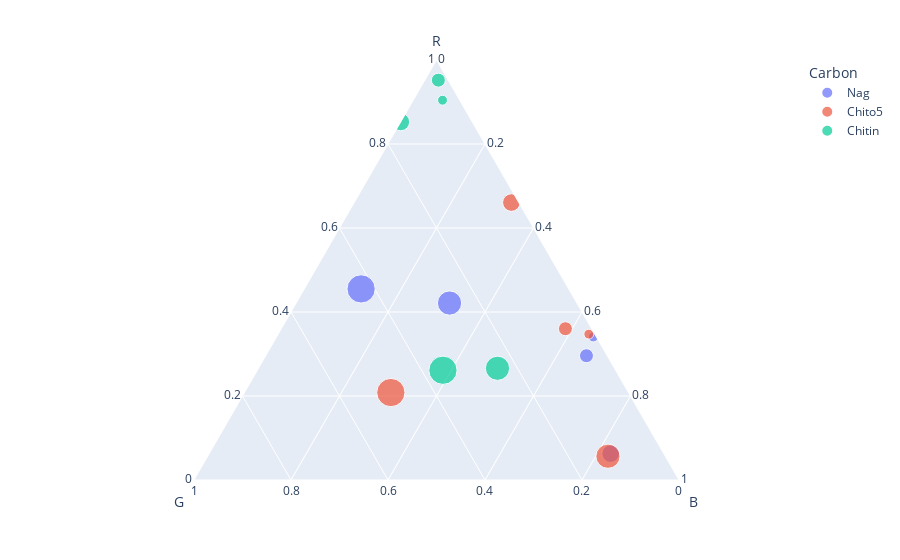

The notebook cell this image was saved under:
### Code cell
fig = px.scatter_ternary(pop_den_df[pop_den_df["Rep"] == "rep2"], a='R', b='G', c='B',
    size="Time", color="Carbon")
fig.write_image("results/rep2.pdf")
fig.show()

### Figure 1 — Plotly figure (JSON) as saved in the notebook; plotly's stock layout.template omitted (floating-point values rounded to 4 significant figures)
{"data": [{"a": [0.5251, 0.3405, 0.2959, 0.06275, 0.4213, 0.455], "b": [0.03179, 0.006569, 0.04282, 0.1095, 0.2625, 0.4279], "c": [0.4431, 0.6529, 0.6612, 0.8277, 0.3162, 0.1171], "hovertemplate": "Carbon=Nag<br>R=%{a}<br>G=%{b}<br>B=%{c}<br>Time=%{marker.size}<extra></extra>", "legendgroup": "Nag", "marker": {"color": "#636efa", "size": [0, 11, 22, 35, 66, 90], "sizemode": "area", "sizeref": 0.225, "symbol": "circle"}, "mode": "markers", "name": "Nag", "showlegend": true, "subplot": "ternary", "type": "scatterternary"}, {"a": [0.02075, 0.3473, 0.3602, 0.6606, 0.0566, 0.2082], "b": [0.01245, 0.0123, 0.05403, 0.01528, 0.1181, 0.49], "c": [0.9668, 0.6404, 0.5857, 0.3241, 0.8253, 0.3018], "hovertemplate": "Carbon=Chito5<br>R=%{a}<br>G=%{b}<br>B=%{c}<br>Time=%{marker.size}<extra></extra>", "legendgroup": "Chito5", "marker": {"color": "#EF553B", "size": [0, 11, 22, 35, 66, 90], "sizemode": "area", "sizeref": 0.225, "symbol": "circle"}, "mode": "markers", "name": "Chito5", "showlegend": true, "subplot": "ternary", "type": "scatterternary"}, {"a": [0.4797, 0.9043, 0.952, 0.8526, 0.266, 0.2613], "b": [0.1871, 0.03542, 0.02017, 0.1473, 0.2412, 0.356], "c": [0.3332, 0.06032, 0.02782, 8.313e-05, 0.4928, 0.3827], "hovertemplate": "Carbon=Chitin<br>R=%{a}<br>G=%{b}<br>B=%{c}<br>Time=%{marker.size}<extra></extra>", "legendgroup": "Chitin", "marker": {"color": "#00cc96", "size": [0, 11, 22, 35, 66, 90], "sizemode": "area", "sizeref": 0.225, "symbol": "circle"}, "mode": "markers", "name": "Chitin", "showlegend": true, "subplot": "ternary", "type": "scatterternary"}], "layout": {"legend": {"itemsizing": "constant", "title": {"text": "Carbon"}, "tracegroupgap": 0}, "margin": {"t": 60}, "ternary": {"aaxis": {"title": {"text": "R"}}, "baxis": {"title": {"text": "G"}}, "caxis": {"title": {"text": "B"}}, "domain": {"x": [0, 1], "y": [0, 1]}}}}
